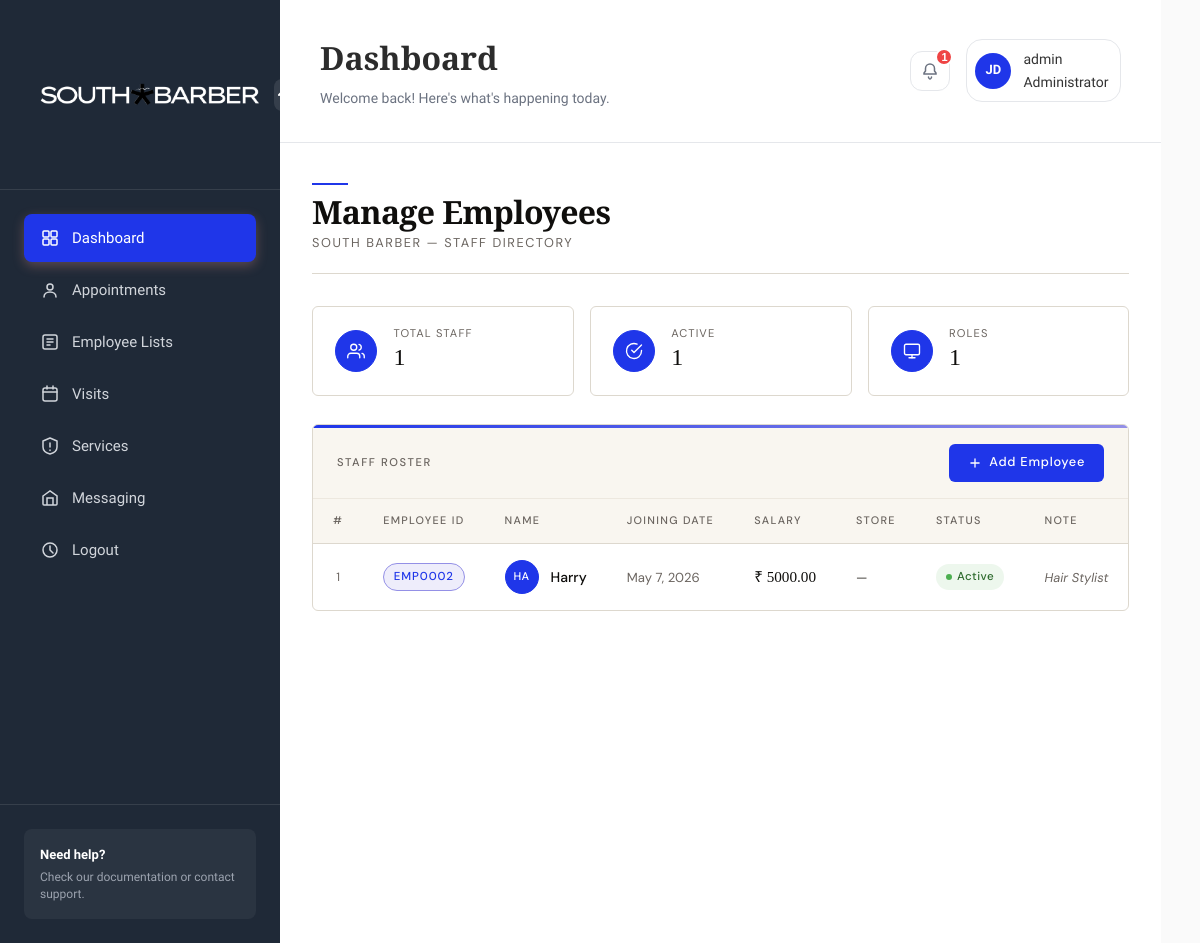
Screenshot of /adminsection/employeelist/ (signed in) with the database file from the repository.
### adminsection/models.py (models this page shows, shortened)
class User(AbstractUser):
    ROLE_CHOICES = (
        ('ADMIN', 'Admin'),
        ('MANAGER', 'Manager'),
        ('EMPLOYEE', 'Employee'),
        ('CUSTOMER', 'Customer'),
    )
    Role = models.CharField(max_length=20, choices=ROLE_CHOICES)
    Store = models.ForeignKey(Store, on_delete=models.SET_NULL, null=True, blank=True)

class Employee(models.Model):
    User = models.OneToOneField(User, on_delete=models.CASCADE)
    EmployeeID = models.CharField(max_length=20, unique=True)
    JoiningDate = models.DateField()
    Salary = models.DecimalField(max_digits=10, decimal_places=2)
    Store = models.ForeignKey(Store, on_delete=models.SET_NULL, null=True, blank=True)
    IsActive = models.BooleanField(default=True)
    Note = models.TextField(blank=True)

### adminsection/views.py (the view)
# urls.py: path('employeelist/', views.employeelist, name='employeelist'),
@staff_member_required
def employeelist(request):
    employee = Employee.objects.order_by('-JoiningDate')
    return render(request, 'adminsection/employee-list.html', {
        'employee': employee
    })

### templates/adminsection/employee-list.html (shortened to what this page needs)
{% extends 'adminsection/base.html' %}
{% load static %}
{% block content %}
<div class="emp-page">
  <div class="emp-header">
    <div class="emp-header-left">
      <div class="gold-rule"></div>
      <h1>Manage Employees</h1>
      <p>South Barber — Staff Directory</p>
    </div>
  </div>
  <div class="emp-stats">
    <div class="stat-card">
      <div class="stat-icon">
        <svg viewBox="0 0 24 24"><path d="M17 21v-2a4 4 0 0 0-4-4H5a4 4 0 0 0-4 4v2"/><circle cx="9" cy="7" r="4"/><path d="M23 21v-2a4 4 0 0 0-3-3.87"/><path d="M16 3.13a4 4 0 0 1 0 7.75"/></svg>
      </div>
      <div>
        <div class="stat-label">Total Staff</div>
        <div class="stat-value">{{ employee|length }}</div>
      </div>
    </div>
    <div class="stat-card">
      <div class="stat-icon">
        <svg viewBox="0 0 24 24"><path d="M22 11.08V12a10 10 0 1 1-5.93-9.14"/><polyline points="22 4 12 14.01 9 11.01"/></svg>
      </div>
      <div>
        <div class="stat-label">Active</div>
        <div class="stat-value">{% for e in employee %}{% if e.IsActive %}{% endif %}{% endfor %}{{ employee|length }}</div>
      </div>
    </div>
    <div class="stat-card">
      <div class="stat-icon">
        <svg viewBox="0 0 24 24"><rect x="2" y="3" width="20" height="14" rx="2"/><line x1="8" y1="21" x2="16" y2="21"/><line x1="12" y1="17" x2="12" y2="21"/></svg>
      </div>
      <div>
        <div class="stat-label">Roles</div>
        <div class="stat-value">1</div>
      </div>
    </div>
  </div>
  <div class="emp-card">
    <div class="emp-card-toolbar">
      <span class="emp-card-toolbar-title">Staff Roster</span>
      <a href="{% url 'addemployee' %}" class="btn-add">
        <svg viewBox="0 0 24 24"><line x1="12" y1="5" x2="12" y2="19"/><line x1="5" y1="12" x2="19" y2="12"/></svg>
        Add Employee
      </a>
    </div>
    <table class="emp-table">
      <thead>
        <tr>
          <th>#</th>
          <th>Employee ID</th>
          <th>Name</th>
          <th>Joining Date</th>
          <th>Salary</th>
          <th>Store</th>
          <th>Status</th>
          <th>Note</th>
        </tr>
      </thead>
      <tbody>
        {% for item in employee %}
        <tr>
          <td>{{ forloop.counter }}</td>
          <td><span class="emp-id">{{ item.EmployeeID }}</span></td>
          <td>
            <div class="emp-name">
              <div class="emp-avatar">
                {{ item.User.get_full_name|slice:":2" }}
              </div>
              <span class="emp-name-text">{{ item.User.get_full_name }}</span>
            </div>
          </td>
          <td><span class="emp-date">{{ item.JoiningDate }}</span></td>
          <td><span class="emp-salary">₹ {{ item.Salary }}</span></td>
          <td><span class="emp-store">{{ item.Store|default:"—" }}</span></td>
          <td>
            {% if item.IsActive %}
              <span class="badge-active">Active</span>
            {% else %}
              <span class="badge-inactive">Inactive</span>
            {% endif %}
          </td>
          <td><span class="emp-note">{{ item.Note|default:"—" }}</span></td>
        </tr>
        {% endfor %}
      </tbody>
    </table>
  </div>
</div>
{% endblock %}

### templates/adminsection/base.html (shortened to what this page needs)
{% load static %}
<!DOCTYPE html>
<html lang="en">
<head>
    <link rel="stylesheet" href="{% static 'css/styles.css' %}">
    <link rel="stylesheet" href="https://cdnjs.cloudflare.com/ajax/libs/font-awesome/6.0.0/css/all.min.css">
</head>
<body>
    <html class="app-container">
        <aside class="sidebar">
            <div class="sidebar-header">
                <div class="logo">
                    <img src="{% static 'images/SOUTH BARBER LOGO.png' %}" alt="South Barber Logo" style="width:250px; height:125px;">
                </div>
                <button class="sidebar-toggle">
                    <svg width="20" height="20" viewBox="0 0 20 20" fill="none">
                        <path d="M15 10L10 5L5 10" stroke="currentColor" stroke-width="2" stroke-linecap="round"/>
                    </svg>
                </button>
            </div>
            <nav class="sidebar-nav">
                <a href="{% url 'dashboard' %}" class="nav-item active">
                    <span>Dashboard</span>
                </a>
                <a href="{% url 'allappointment' %}" class="nav-item">
                    <svg width="20" height="20" viewBox="0 0 20 20" fill="none">
                        <circle cx="10" cy="7" r="3" stroke="currentColor" stroke-width="1.5"/>
                        <path d="M4 17C4 14 6.5 12 10 12C13.5 12 16 14 16 17" stroke="currentColor" stroke-width="1.5" stroke-linecap="round"/>
                    </svg>
                    <span>Appointments</span>
                </a>
                <a href="{% url 'employeelist' %}" class="nav-item">
                    <svg width="20" height="20" viewBox="0 0 20 20" fill="none">
                        <rect x="3" y="3" width="14" height="14" rx="2" stroke="currentColor" stroke-width="1.5"/>
                        <path d="M7 7H13M7 10H13M7 13H10" stroke="currentColor" stroke-width="1.5" stroke-linecap="round"/>
                    </svg>
                    <span>Employee Lists</span>
                </a>
                <a href="{% url 'customerlist' %}" class="nav-item">
                    <svg width="20" height="20" viewBox="0 0 20 20" fill="none">
                        <rect x="3" y="4" width="14" height="13" rx="2" stroke="currentColor" stroke-width="1.5"/>
                        <path d="M7 2V5M13 2V5M3 8H17" stroke="currentColor" stroke-width="1.5" stroke-linecap="round"/>
                    </svg>
                    <span>Visits</span>
                </a>
                <a href="{% url 'manageservices' %}" class="nav-item">
                    <svg width="20" height="20" viewBox="0 0 20 20" fill="none">
                        <path d="M3 5L10 2L17 5V11C17 14.5 14 17 10 18C6 17 3 14.5 3 11V5Z" stroke="currentColor" stroke-width="1.5" stroke-linejoin="round"/>
                        <path d="M10 7V11M10 14V14.5" stroke="currentColor" stroke-width="1.5" stroke-linecap="round"/>
                    </svg>
                    <span>Services</span>
                </a>
                <a href="#" class="nav-item">
                    <svg width="20" height="20" viewBox="0 0 20 20" fill="none">
                        <path d="M3 8L10 3L17 8V16C17 16.5 16.5 17 16 17H4C3.5 17 3 16.5 3 16V8Z" stroke="currentColor" stroke-width="1.5"/>
                        <path d="M13 17V10H7V17" stroke="currentColor" stroke-width="1.5"/>
                    </svg>
                    <span>Messaging</span>
                </a>
                <a href="{% url 'logout' %}" class="nav-item">
                    <svg width="20" height="20" viewBox="0 0 20 20" fill="none">
                        <circle cx="10" cy="10" r="7" stroke="currentColor" stroke-width="1.5"/>
                        <path d="M10 6V10L13 13" stroke="currentColor" stroke-width="1.5" stroke-linecap="round"/>
                    </svg>
                    <span>Logout</span>
                </a>
            </nav>
            <div class="sidebar-footer">
                <div class="help-section">
                    <p class="help-title">Need help?</p>
                    <p class="help-text">Check our documentation or contact support.</p>
                </div>
            </div>
        </aside>
        <main class="main-content">
            <header class="header">
                <div class="header-left">
                    <h1 class="page-title">Dashboard</h1>
                    <p class="page-subtitle">Welcome back! Here's what's happening today.</p>
                </div>
                <div class="header-right">
                    <button class="notification-btn">
                        <svg width="20" height="20" viewBox="0 0 20 20" fill="none">
                            <path d="M10 3C7.5 3 5.5 5 5.5 7.5V10L4 12V13H16V12L14.5 10V7.5C14.5 5 12.5 3 10 3Z" stroke="currentColor" stroke-width="1.5"/>
                            <path d="M8.5 16C8.5 17 9.5 18 10 18C10.5 18 11.5 17 11.5 16" stroke="currentColor" stroke-width="1.5" stroke-linecap="round"/>
                        </svg>
                        <span class="notification-badge">1</span>
                    </button>
                    <div class="user-menu">
                        {% if request.user.is_authenticated %}
                        <div class="user-avatar">JD</div>
                        <span class="user-name">
                            <p>{{ user.username }}</p>
                            {% if request.user.is_superuser %}
                            <span>Administrator </span>
                            {% else %}
                            <span>Staff</span>
                            {% endif %}
                                </span>
                        </div>
                        {% endif %}
                </div>
            </header>
            {% block content %}
            {% endblock %}
    </main>
</html>

### rows the page displays
User: username "admin"
Employee: EmployeeID "EMP0002", User.get_full_name "HA", User.get_full_name "Harry", JoiningDate "May 7, 2026", Salary "5000.00", Store "—", IsActive "Active", Note "Hair Stylist"

### other values shown
{{ employee|length }} "1"
